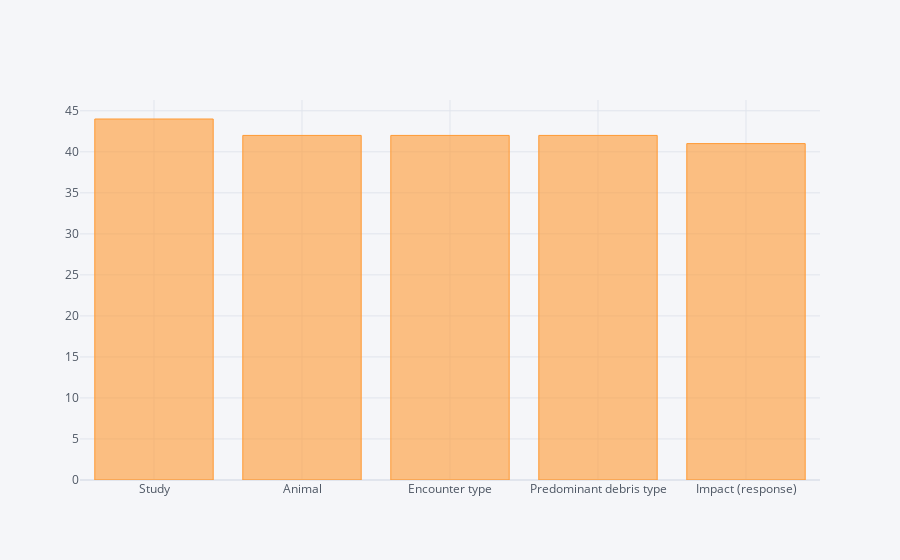

The code cell stored with this chart in its notebook:
### Code cell
df.count().iplot(kind='bar')

### Figure 1 — Plotly figure (JSON) as saved in the notebook; plotly's stock layout.template omitted (floating-point values rounded to 4 significant figures)
{"data": [{"marker": {"color": "rgba(255, 153, 51, 0.6)", "line": {"color": "rgba(255, 153, 51, 1.0)", "width": 1}}, "name": "None", "orientation": "v", "text": "", "type": "bar", "x": ["Study", "Animal", "Encounter type", "Predominant debris type", "Impact (response)"], "y": [44, 42, 42, 42, 41]}], "layout": {"legend": {"bgcolor": "#F5F6F9", "font": {"color": "#4D5663"}}, "paper_bgcolor": "#F5F6F9", "plot_bgcolor": "#F5F6F9", "title": {"font": {"color": "#4D5663"}}, "xaxis": {"gridcolor": "#E1E5ED", "showgrid": true, "tickfont": {"color": "#4D5663"}, "title": {"font": {"color": "#4D5663"}, "text": ""}, "zerolinecolor": "#E1E5ED"}, "yaxis": {"gridcolor": "#E1E5ED", "showgrid": true, "tickfont": {"color": "#4D5663"}, "title": {"font": {"color": "#4D5663"}, "text": ""}, "zerolinecolor": "#E1E5ED"}}}
